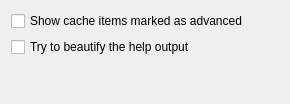
<?xml version="1.0" encoding="UTF-8"?>
<ui version="4.0">
 <class>cfgPage</class>
 <widget class="QWidget" name="cfgPage">
  <property name="geometry">
   <rect>
    <x>0</x>
    <y>0</y>
    <width>290</width>
    <height>104</height>
   </rect>
  </property>
  <property name="windowTitle">
   <string>Tool View Settings</string>
  </property>
  <layout class="QVBoxLayout" name="verticalLayout">
   <item>
    <widget class="QCheckBox" name="mode">
     <property name="toolTip">
      <string>&lt;p&gt;Same as &lt;i&gt;advanced mode&lt;/i&gt; in &lt;span style=&quot; font-family:'Courier New,courier';&quot;&gt;ccmake&lt;/span&gt;&lt;/p&gt;</string>
     </property>
     <property name="text">
      <string>Show cache items marked as advanced</string>
     </property>
    </widget>
   </item>
   <item>
    <widget class="QCheckBox" name="htmlize">
     <property name="toolTip">
      <string>Try to turn plain ASCII text into HTML using simple structured text rules.
It works quite well for builtins, but sometimes may distort results for others (custom modules).</string>
     </property>
     <property name="text">
      <string>Try to beautify the help output</string>
     </property>
    </widget>
   </item>
   <item>
    <spacer name="verticalSpacer">
     <property name="orientation">
      <enum>Qt::Vertical</enum>
     </property>
     <property name="sizeHint" stdset="0">
      <size>
       <width>20</width>
       <height>40</height>
      </size>
     </property>
    </spacer>
   </item>
  </layout>
 </widget>
 <resources/>
 <connections/>
</ui>
